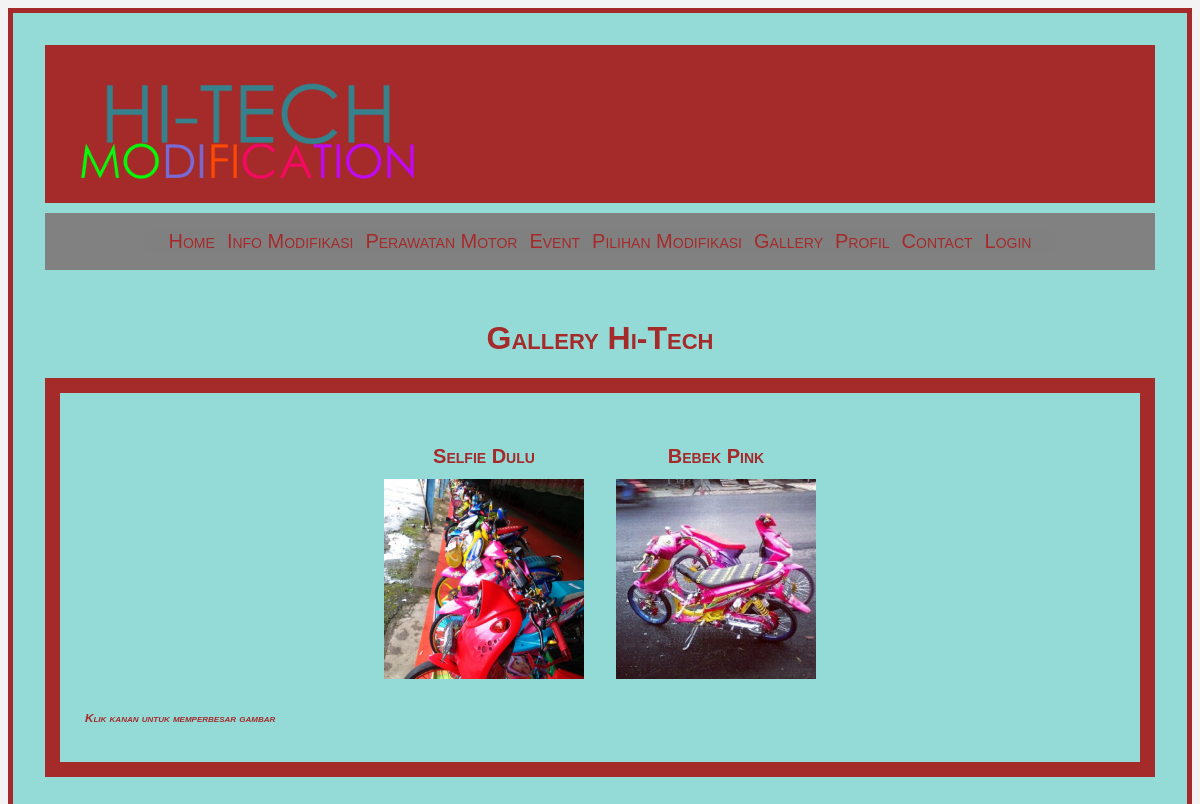
Screenshot of /isi-web/data_gambar.php with the database file from the repository.
### tables this page shows
CREATE TABLE IF NOT EXISTS `upload` (
  `id` int(11) NOT NULL auto_increment,
  `judul` varchar(100) NOT NULL,
  `path` varchar(100) NOT NULL,
  PRIMARY KEY  (`id`)
);

### isi-web/data_gambar.php (the view, shortened to what this page needs)
<?php
include "index.php";
?>
<link rel="stylesheet" href="../css/style.css">
<h1 align="center"> Gallery Hi-Tech<h1>
<div id="border">
    <h1>
    <table align="center" border="0" cellpadding="15">
        <tr>
<?php
    $sql = mysql_query ("select * from upload");
    while($data = mysql_fetch_array($sql)){
        ?>
    <td align="center"><?php echo $data[judul]; ?><br><br><img src="../gambar/gallery/<?php echo $data[path]; ?>" width="200">
    <?php
    }
    ?>
    </tr>
</table>
    <h3><i>Klik kanan untuk memperbesar gambar </h3>
</div>

### css/menu.css (style rules this page uses)
body { font-family: 'Arial', sans-serif; background-color: #f3f3f3; }
h1 { font-variant: small-caps; color: brown; }

### css/style.css (style rules this page uses)
#border { font-variant: small-caps; color: black; padding: 25px; background-color: #94dbd8; line-height: 15px; max-width: 0 auto; border: 15px solid brown; color: brown; font-size: 10px; }
h1 { font-variant: small-caps; color: brown; }

### rows the page displays
upload: judul "Selfie Dulu", path (picture)
upload: judul "Bebek Pink", path (picture)
